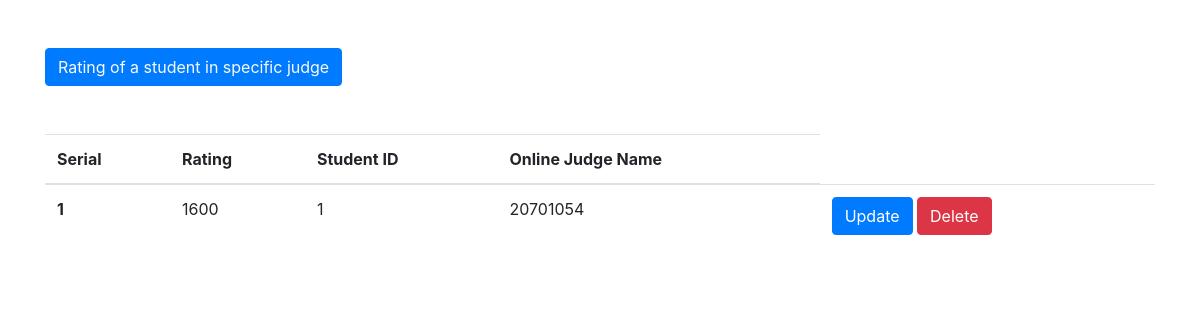
The page /ratingdisplay.php on the database its author committed.
### tables this page shows
CREATE TABLE `rating` (
  `pk` int NOT NULL,
  `rating` int NOT NULL,
  `criteria` int NOT NULL,
  `sID` int NOT NULL
);

### ratingdisplay.php (the view, shortened to what this page needs)
<?php
include 'connection.php';
?>
<!DOCTYPE html>
<html lang="en">
<head>
    <link rel="stylesheet" href="https://cdn.jsdelivr.net/npm/bootstrap@4.4.1/dist/css/bootstrap.min.css">
</head>
<body>
<div class="container">
<button class="btn btn-primary my-5">
    <a href="rating.php" class="text-light">Rating of a student in specific judge </a>
</button>
<table class="table">
  <thead>
    <tr>
      <th scope="col">Serial</th>
      <th scope="col">Rating</th>
      <th scope="col">Student ID</th>
      <th scope="col">Online Judge Name</th>
    </tr>
  </thead>
  <tbody>
    <?php
    $sql="select * from `rating`";
    $result=mysqli_query($con,$sql);
    if($result){
        while( $row=mysqli_fetch_assoc($result)){
            $pk=$row['pk'];
            $rating=$row['rating'];
            $criteria=$row['criteria'];
            $sid=$row['sID'];
            echo '<tr>
            <th scope="row">'. $pk.'</th>
            <td>'.$rating.'</td>
            <td>'.$criteria.'</td>
            <td>'.$sid.'</td>
          <td>
  <a href="ratingupdate.php?updatepk='.$pk.'" class="btn btn-primary">Update</a>
  <a href="ratingdelete.php?deletepk='.$pk.'" class="btn btn-danger">Delete</a>
</td>
          </tr>';
        }
    }
    ?>
  </tbody>
</table>
</div>
</body>
</html>

### rows shown on the page
rating: pk "1", rating "1600", criteria "1", sID "20701054"
